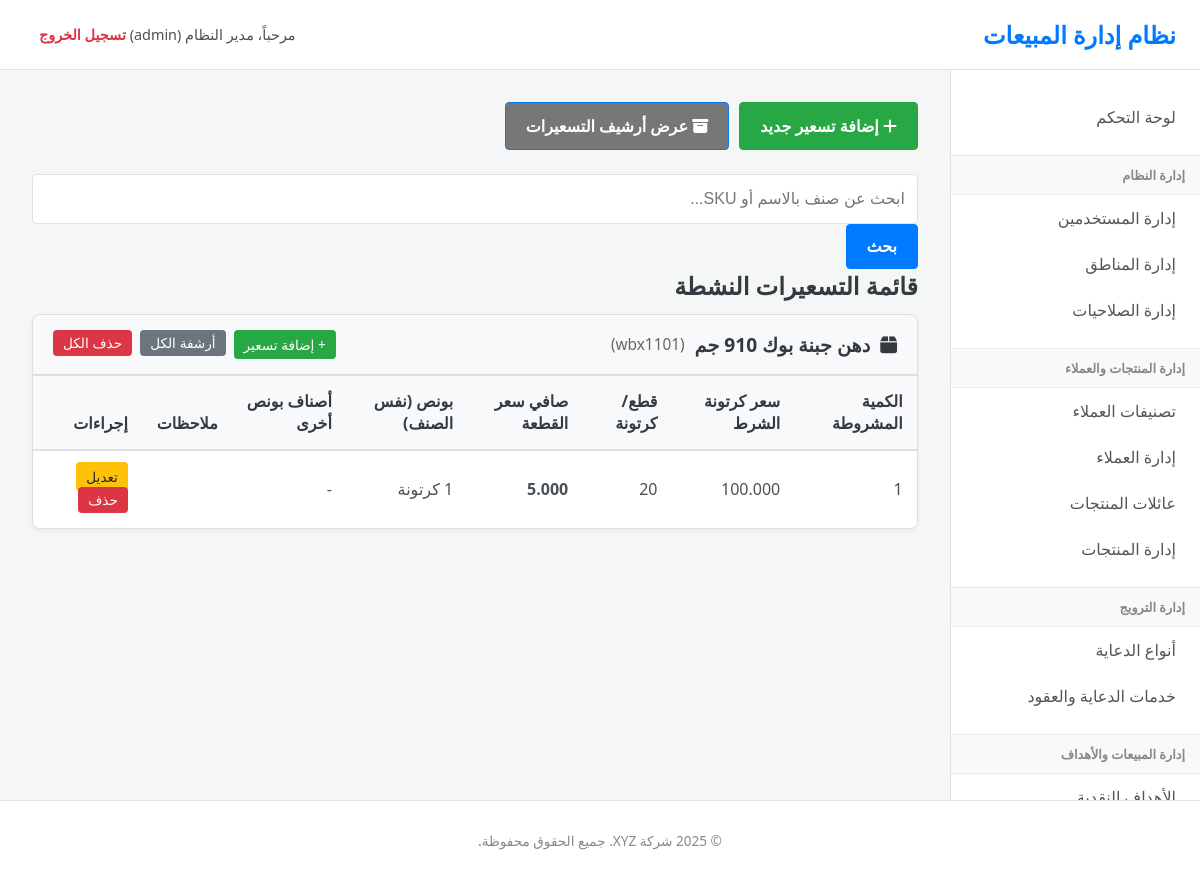
Page /index.php?page=pricing (signed in) on the committed database.
### tables this page shows
CREATE TABLE IF NOT EXISTS `price_offers` (
  `offer_id` int NOT NULL AUTO_INCREMENT,
  `product_id` int NOT NULL COMMENT 'الصنف الأساسي للعرض',
  `name` varchar(255) DEFAULT NULL COMMENT 'اسم وصفي للعرض (اختياري)',
  `status` enum('active','archived') NOT NULL DEFAULT 'active',
  `created_by_user_id` int DEFAULT NULL,
  `created_at` timestamp NULL DEFAULT CURRENT_TIMESTAMP,
  `updated_at` timestamp NULL DEFAULT CURRENT_TIMESTAMP ON UPDATE CURRENT_TIMESTAMP,
  PRIMARY KEY (`offer_id`),
  KEY `product_id` (`product_id`),
  KEY `status` (`status`),
  KEY `price_offers_ibfk_2` (`created_by_user_id`)
);

CREATE TABLE IF NOT EXISTS `products` (
  `product_id` int NOT NULL AUTO_INCREMENT,
  `product_code` varchar(50) NOT NULL,
  `name` varchar(200) NOT NULL,
  `family_id` int DEFAULT NULL,
  `unit` varchar(50) NOT NULL,
  `packaging_details` varchar(100) DEFAULT NULL,
  `product_image_path` varchar(255) DEFAULT NULL,
  `is_active` tinyint(1) DEFAULT '1',
  `created_at` timestamp NULL DEFAULT CURRENT_TIMESTAMP,
  `updated_at` timestamp NULL DEFAULT CURRENT_TIMESTAMP ON UPDATE CURRENT_TIMESTAMP,
  PRIMARY KEY (`product_id`),
  UNIQUE KEY `product_code` (`product_code`),
  KEY `family_id` (`family_id`)
);

CREATE TABLE IF NOT EXISTS `price_levels` (
  `level_id` int NOT NULL AUTO_INCREMENT,
  `offer_id` int NOT NULL,
  `condition_quantity` decimal(10,2) NOT NULL COMMENT 'الكمية المشروطة (بالكرتونة)',
  `price_per_unit` decimal(15,3) NOT NULL COMMENT 'سعر الكرتونة للشرط',
  `pieces_per_unit` int DEFAULT '1' COMMENT 'عدد القطع/الكرتونة لحساب سعر القطعة',
  `bonus_same_item_quantity` decimal(10,2) DEFAULT '0.00' COMMENT 'بونص من نفس الصنف (كرتونة)',
  `notes` text,
  PRIMARY KEY (`level_id`),
  KEY `offer_id` (`offer_id`)
);

### controllers/pricing.php (called while the page is built, shortened)
<?php
$action = $_GET['action'] ?? 'list';
switch ($action) {
    case 'list':
    default:
        $stmt_offers = $pdo->query("
            SELECT po.*, p.name as product_name, p.product_code, u.full_name as creator_name
            FROM price_offers po
            JOIN products p ON po.product_id = p.product_id
            LEFT JOIN users u ON po.created_by_user_id = u.user_id
            WHERE po.status = 'active'
            ORDER BY p.name, po.created_at
        ");
        $all_offers = $stmt_offers->fetchAll(PDO::FETCH_ASSOC);
        if (!empty($all_offers)) {
            $offer_ids = array_column($all_offers, 'offer_id');
            $placeholders = implode(',', array_fill(0, count($offer_ids), '?'));
            $sql_levels_bonuses = "
                SELECT
                    pl.level_id, pl.offer_id, pl.condition_quantity, pl.price_per_unit, pl.pieces_per_unit, pl.bonus_same_item_quantity, pl.notes,
                    bi.bonus_id, bi.bonus_product_id, bi.bonus_quantity, bi.bonus_price,
                    p_bonus.name as bonus_product_name, p_bonus.product_code as bonus_product_code
                FROM price_levels pl
                LEFT JOIN bonus_items bi ON pl.level_id = bi.level_id
                LEFT JOIN products p_bonus ON bi.bonus_product_id = p_bonus.product_id
                WHERE pl.offer_id IN ($placeholders)
                ORDER BY pl.condition_quantity ASC
            ";
            $stmt_details = $pdo->prepare($sql_levels_bonuses);
            $stmt_details->execute($offer_ids);
            $all_details = $stmt_details->fetchAll(PDO::FETCH_ASSOC);
            $levels_by_offer_id = [];
            foreach($all_details as $detail) {
                $offer_id_from_detail = $detail['offer_id'];
                $level_id_from_detail = $detail['level_id'];
                if (!isset($levels_by_offer_id[$offer_id_from_detail][$level_id_from_detail])) {
                    $levels_by_offer_id[$offer_id_from_detail][$level_id_from_detail] = [
                        'level_id' => $level_id_from_detail,
                        'condition_quantity' => $detail['condition_quantity'],
                        'price_per_unit' => $detail['price_per_unit'],
                        'pieces_per_unit' => $detail['pieces_per_unit'],
                        'bonus_same_item_quantity' => $detail['bonus_same_item_quantity'],
                        'notes' => $detail['notes'],
                        'bonus_items' => []
                    ];
                }
            }
            $offers_by_product = [];
            foreach ($all_offers as $offer) {
                $product_id = $offer['product_id'];
                if (!isset($offers_by_product[$product_id])) {
                    $offers_by_product[$product_id] = [
                        'details' => [
                            'product_name' => $offer['product_name'],
                            'product_code' => $offer['product_code']
                        ],
                        'offers' => []
                    ];
                }
                $offer['levels'] = $levels_by_offer_id[$offer['offer_id']] ?? [];
                $offers_by_product[$product_id]['offers'][] = $offer;
            }
        } else {
            $offers_by_product = [];
        }
        break;
}
include 'views/layout.php';

### views/pricing/list.php (the view, shortened to what this page needs)
<div class="toolbar">
    <div class="actions-bar">
        <a href="index.php?page=pricing&action=add" class="button-link add-btn">
            <i class="fa fa-plus"></i> إضافة تسعير جديد
        </a>
        <a href="index.php?page=pricing&action=archived" class="button-link" style="background-color: #777;">
            <i class="fa fa-archive"></i> عرض أرشيف التسعيرات
        </a>
    </div>
    <div class="search-form">
        <form action="index.php" method="GET">
            <input type="text" name="search" placeholder="ابحث عن صنف بالاسم أو SKU..." class="search-input">
            <button type="submit" class="button-link search-btn">بحث</button>
        </form>
    </div>
</div>
<h2>قائمة التسعيرات النشطة</h2>
<?php if (empty($offers_by_product)): ?>
    <div class="info-message">لا توجد تسعيرات نشطة حاليًا.</div>
<?php else: ?>
    <div class="pricing-list">
        <?php foreach ($offers_by_product as $product_id => $product_group): ?>
        <div class="product-pricing-card">
            <div class="card-header">
                <h3>
                    <i class="fa-solid fa-box"></i>
                    <?php echo htmlspecialchars($product_group['details']['product_name']); ?>
                    <span>(<?php echo htmlspecialchars($product_group['details']['product_code']); ?>)</span>
                </h3>
                <div class="header-actions">
                     <a href="index.php?page=pricing&action=add&prefill_product_id=<?php echo $product_id; ?>" class="button-link-sm success-btn">+ إضافة تسعير</a>
                    <form action="actions/pricing_archive.php" method="POST" onsubmit="return confirm('هل تريد أرشفة كل تسعيرات هذا الصنف؟');" style="display:inline;">
                        <button type="submit" class="button-link-sm secondary-btn">أرشفة الكل</button>
                    </form>
                    <form action="actions/pricing_delete.php" method="POST" onsubmit="return confirm('تحذير! سيتم حذف كل تسعيرات هذا الصنف نهائيًا. هل أنت متأكد؟');" style="display:inline;">
                        <button type="submit" class="button-link-sm danger-btn">حذف الكل</button>
                    </form>
                </div>
            </div>
            <div class="card-body">
                <table>
                    <thead>
                        <tr>
                            <th>الكمية المشروطة</th>
                            <th>سعر كرتونة الشرط</th>
                            <th>قطع/كرتونة</th>
                            <th>صافي سعر القطعة</th>
                            <th>بونص (نفس الصنف)</th>
                            <th>أصناف بونص أخرى</th>
                            <th>ملاحظات</th>
                            <th>إجراءات</th>
                        </tr>
                    </thead>
                    <tbody>
                        <?php foreach ($product_group['offers'] as $offer): ?>
                            <?php foreach ($offer['levels'] as $level):  ?>
                                <tr>
                                    <td><?php echo rtrim(rtrim(number_format($level['condition_quantity'], 2), '0'), '.'); ?></td>
                                    <td><?php echo number_format($level['price_per_unit'], 3); ?></td>
                                    <td><?php echo htmlspecialchars($level['pieces_per_unit']); ?></td>
                                    <td><strong><?php echo ($level['pieces_per_unit'] > 0) ? number_format($level['price_per_unit'] / $level['pieces_per_unit'], 3) : 'N/A'; ?></strong></td>
                                    <td><?php echo ($level['bonus_same_item_quantity'] > 0) ? rtrim(rtrim(number_format($level['bonus_same_item_quantity'], 2), '0'), '.') . ' كرتونة' : '-'; ?></td>
                                    <td>
                                        <?php if (!empty($level['bonus_items'])): ?>
                                            <ul>
                                            <?php foreach ($level['bonus_items'] as $bonus_item): ?>
                                                <li>
                                                    <?php echo htmlspecialchars($bonus_item['bonus_product_name']); ?>:
                                                    <?php echo rtrim(rtrim(number_format($bonus_item['bonus_quantity'], 2), '0'), '.'); ?> كرتونة
                                                    <?php if($bonus_item['bonus_price'] !== null) echo "بسعر " . number_format($bonus_item['bonus_price'], 3); ?>
                                                </li>
                                            <?php endforeach; ?>
                                            </ul>
                                        <?php else: echo '-'; endif; ?>
                                    </td>
                                    <td><?php echo htmlspecialchars($level['notes'] ?? '-'); ?></td>
                                    <td class="actions-cell">
                                        <a href="index.php?page=pricing&action=edit&offer_id=<?php echo $offer['offer_id']; ?>" class="button-link-sm edit-btn">تعديل</a>
                                        <form action="actions/price_level_delete.php" method="POST" onsubmit="return confirm('هل تريد حذف هذا المستوى؟');" style="display:inline;">
                                            <button type="submit" class="button-link-sm danger-btn">حذف</button>
                                        </form>
                                    </td>
                                </tr>
                            <?php endforeach; ?>
                        <?php endforeach; ?>
                    </tbody>
                </table>
            </div>
        </div>
        <?php endforeach; ?>
    </div>
<?php endif; ?>

### css/style.css (style rules this page uses)
:root { --primary-color: #007bff; --secondary-color: #6c757d; --success-color: #28a745; --danger-color: #dc3545; --warning-color: #ffc107; --info-color: #17a2b8; --light-color: #f8f9fa; --dark-color: #343a40; --text-color: #495057; --border-color: #dee2e6; --body-bg: #f4f7f6; --sidebar-bg: #ffffff; --header-bg: #ffffff; --font-family: 'Tahoma', 'Segoe UI', sans-serif; }
* { box-sizing: border-box; }
body { font-family: var(--font-family); background-color: var(--body-bg); margin: 0; padding: 0; color: var(--text-color); font-size: 16px; direction: rtl; }
a { color: var(--primary-color); text-decoration: none; transition: color 0.3s ease; }
h1, h2, h3, h4, h5, h6 { color: var(--dark-color); margin-top: 0; margin-bottom: 0.75rem; }
.form-control, input[type="text"], input[type="password"], input[type="email"], input[type="number"], input[type="date"], select, textarea { display: block; width: 100%; padding: 0.75rem; font-size: 1rem; line-height: 1.5; color: var(--text-color); background-color: #fff; background-clip: padding-box; border: 1px solid var(--border-color); border-radius: 0.25rem; transition: border-color 0.15s ease-in-out, box-shadow 0.15s ease-in-out; }
.button-link, .btn { display: inline-block; font-weight: 600; text-align: center; vertical-align: middle; cursor: pointer; user-select: none; background-color: var(--primary-color); border: 1px solid var(--primary-color); padding: 0.75rem 1.25rem; font-size: 1rem; border-radius: 0.25rem; color: #fff; transition: all 0.15s ease-in-out; }
.button-link.add-btn { background-color: var(--success-color); border-color: var(--success-color); }
.actions-bar { margin-bottom: 1.5rem; display:flex; gap:10px; }
table { width: 100%; margin-bottom: 1rem; color: var(--text-color); border-collapse: collapse; background-color: #fff; box-shadow: 0 1px 3px rgba(0,0,0,0.05); }
table th, table td { padding: 0.9rem; vertical-align: middle; border-top: 1px solid var(--border-color); text-align: right; }
table thead th { vertical-align: bottom; border-bottom: 2px solid var(--border-color); background-color: var(--light-color); font-weight: 600; color: var(--dark-color); }

### views/pricing/list.php (style rules this page uses)
.product-pricing-card { border: 1px solid #ddd; border-radius: 8px; margin-bottom: 25px; box-shadow: 0 2px 5px rgba(0,0,0,0.05); overflow: hidden; }
.card-header { background-color: #f8f9fa; padding: 15px 20px; display: flex; justify-content: space-between; align-items: center; border-bottom: 1px solid #ddd; }
.card-header h3 { margin: 0; font-size: 1.2em; display: flex; align-items: center; gap: 10px; }
.card-header h3 span { font-size: 0.8em; color: #666; font-weight: normal; }
.header-actions { display: flex; gap: 8px; }
.button-link-sm { padding: 5px 10px; font-size: 0.85em; text-decoration: none; color: white; border-radius: 4px; border: none; cursor: pointer; }
.success-btn { background-color: #28a745; }
.secondary-btn { background-color: #6c757d; }
.danger-btn { background-color: #dc3545; }
.edit-btn { background-color: #ffc107; color: #212529; }
.card-body { padding: 0; }
.card-body table { margin: 0; border: none; }
.card-body table thead { background-color: #e9ecef; }

### rows in the picture
price_offers: product.name "دهن جبنة بوك 910 جم", product.product_code "wbx1101"
price_levels: condition_quantity "1", price_per_unit "100.000", pieces_per_unit "20", $level['price_per_unit'] / $level['pieces_per_unit'] "5.000", bonus_same_item_quantity "1"

### other values in the picture
$_SESSION['full_name'] "مدير النظام"
$_SESSION['user_role'] "admin"
